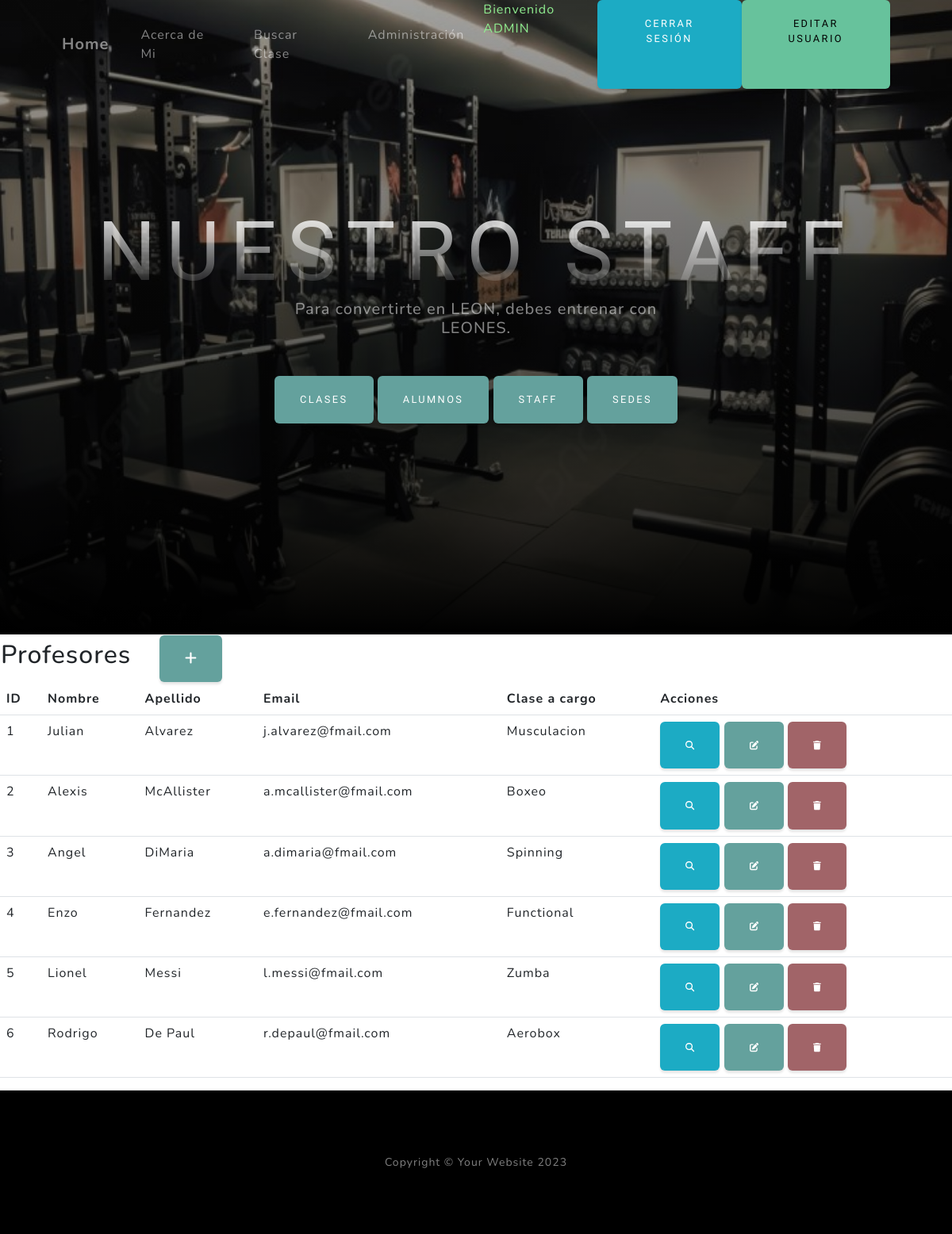
The page /appDiego/profesores/ (signed in) on the database its author committed.
### appDiego/models.py (models this page shows, shortened)
class Profesor(models.Model):
    nombre= models.CharField(max_length=50)
    apellido=models.CharField(max_length=50)
    email=models.EmailField()
    clase_a_cargo = models.CharField(max_length=50)

### appDiego/views.py (the view)
# urls.py: path('profesores/', ProfesorList.as_view(), name= "profesores"),
class ProfesorList(LoginRequiredMixin,ListView):
    model = Profesor

### appDiego/templates/appDiego/profesor_list.html (shortened to what this page needs)
{% extends 'appDiego/base.html' %}
{% load static %}
{%block frase%}
Para convertirte en LEON, debes entrenar con LEONES.
{%endblock frase%}
{%block header%}
    Nuestro Staff
{%endblock header%}
{% block primario %}
<table>
    <tr>
        <td width="200"><h2>Profesores</h2></td>
        <td>
            <a
            href="{% url 'create_profesor' %}"
            class="btn btn-primary"
            style="--bs-btn-padding-y: .25rem; --bs-btn-padding-x: .5rem; --bs-btn-font-size: .75rem;"
            ><i class="fa fa-plus fa-lg" title="New Record"></i>
            </a>
        </td>
    </tr>
</table>
<table class="table">
    <thead>
        <tr>
            <th>ID</th>
            <th>Nombre</th>
            <th>Apellido</th>
            <th>Email</th>
            <th>Clase a cargo</th>
            <th>Acciones</th>
        </tr>
    </thead>
    <tbody>
    {% for profesor in profesor_list %}
    <tr>
        <td>{{profesor.id}}</td>
        <td>{{profesor.nombre}}</td>
        <td>{{profesor.apellido}}</td>
        <td>{{profesor.email}}</td>
        <td>{{profesor.clase_a_cargo}}</td>
        <td>
            <a
            href="{% url 'detail_profesor' profesor.id %}"
            class="btn btn-info"
            style="--bs-btn-padding-y: .25rem; --bs-btn-padding-x: .5rem; --bs-btn-font-size: .75rem;"
            ><i class="fa fa-search fa-sm" title="View Record"></i>
            </a>
            <a
            href="{% url 'update_profesor' profesor.id %}"
            class="btn btn-primary"
            style="--bs-btn-padding-y: .25rem; --bs-btn-padding-x: .5rem; --bs-btn-font-size: .75rem;"
            ><i class="fa fa-edit fa-sm" title="Edit Record"></i>
            </a>
            <a
            href="{% url 'delete_profesor' profesor.id %}"
            class="btn btn-danger"
            style="--bs-btn-padding-y: .25rem; --bs-btn-padding-x: .5rem; --bs-btn-font-size: .75rem;"
            ><i class="fa fa-trash fa-sm" title="Delete Record"></i>
            </a>
        </td>
    </tr>
    {%endfor%}
    </tbody>
</table>
{% endblock primario %}

### appDiego/templates/appDiego/base.html (shortened to what this page needs)
<!DOCTYPE html>
<html lang="en">
    <head>
        {% load static %}
        <link rel="stylesheet" href="https://cdnjs.cloudflare.com/ajax/libs/font-awesome/5.15.3/css/all.min.css">
        <link href="{% static 'appDiego/css/styles.css' %}" rel="stylesheet" />
    </head>
    <body id="page-top">
        <nav class="navbar navbar-expand-lg navbar-light fixed-top" id="mainNav">
            <div class="container px-4 px-lg-5">
                <a class="navbar-brand" href="{% url 'inicio' %}">Home</a>
                <div class="collapse navbar-collapse" id="navbarResponsive">
                    <ul class="navbar-nav ms-auto">
                    {% if user.is_authenticated %}
                        <li class="nav-item"><a class="nav-link" href="{% url 'sobre_mi' %}">Acerca de Mi</a></li>
                        <li class="nav-item"><a class="nav-link" href="{% url 'buscar_clase' %}">Buscar Clase</a></li>
                        <li class="nav-item"><a class="nav-link" href="{% url 'admin:index' %}">Administración</a></li>
                        <p style="color: lightgreen">Bienvenido {{user.username|upper}}</p>
                        <a class="btn btn-info" href="{% url 'logout' %}">Cerrar Sesión</a>
                        <a class="btn btn-success" href="{% url 'editar_usuario' %}">Editar Usuario</a>
                    {% else %}
                        <li class="nav-item"><a class="nav-link" href="{% url 'admin:index' %}">Administración</a></li>
                        <a class="btn btn-info" href="{% url 'login' %}">Iniciar Sesión</a>
                        <a class="btn btn-danger" href="{% url 'register' %}">Registrarse</a>
                    {% endif %}
                    </ul>
                </div>
            </div>
        </nav>
        <header class="masthead">
            <div class="container px-4 px-lg-5 d-flex h-100 align-items-center justify-content-center">
                <div class="d-flex justify-content-center">
                    <div class="text-center">
                        <h1 class="mx-auto my-0 text-uppercase">
                            {%block header%}{%endblock header%}
                        </h1>
                        <h2 class="text-white-50 mx-auto mt-2 mb-5">
                            {%block frase%}{%endblock frase%}
                        {% if user.is_authenticated %}
                        </h2>
                        <a class="btn btn-primary" href="{% url 'clases' %}">Clases</a>
                        <a class="btn btn-primary" href="{% url 'alumnos' %}">Alumnos</a>
                        <a class="btn btn-primary" href="{% url 'profesores' %}">Staff</a>
                        <a class="btn btn-primary" href="{% url 'sedes' %}">Sedes</a>
                        {% endif %}
                    </div>
                </div>
            </div>
        </header>
        {%block primario%}
        {%endblock primario%}
        <footer class="footer bg-black small text-center text-white-50"><div class="container px-4 px-lg-5">Copyright &copy; Your Website 2023</div></footer>
    </body>
</html>

### rows shown on the page
Profesor: id "1", nombre "Julian", apellido "Alvarez", email "j.alvarez@fmail.com", clase_a_cargo "Musculacion"
Profesor: id "2", nombre "Alexis", apellido "McAllister", email "a.mcallister@fmail.com", clase_a_cargo "Boxeo"
Profesor: id "3", nombre "Angel", apellido "DiMaria", email "a.dimaria@fmail.com", clase_a_cargo "Spinning"
Profesor: id "4", nombre "Enzo", apellido "Fernandez", email "e.fernandez@fmail.com", clase_a_cargo "Functional"
Profesor: id "5", nombre "Lionel", apellido "Messi", email "l.messi@fmail.com", clase_a_cargo "Zumba"
Profesor: id "6", nombre "Rodrigo", apellido "De Paul", email "r.depaul@fmail.com", clase_a_cargo "Aerobox"

### other values the page prints
{{ user.username|upper }} "ADMIN"
